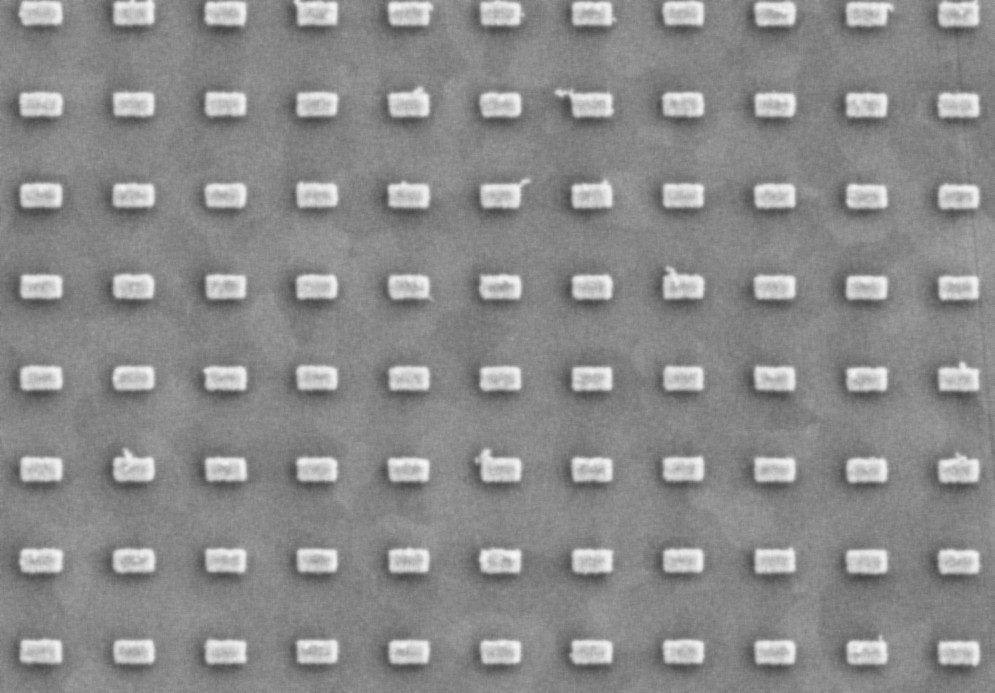
#> input picture 05_feld150_03_crop_sm2.jpg, 995 x 693 px
$ python rad_curvature_histogram_v2.py   (older library calls are emulated)
#> lines starting #> are read from the running program, lines starting #| are printed output that depends on the picture
# -*- coding: utf-8 -*-
"""
Modified on Mon Aug 03 2020

@author: Judit, Peter
"""
import matplotlib.image as mpimg
import numpy as np
import matplotlib.pyplot as plt
import scipy as sp

#import numpy.matlib as npml

#from skimage.draw import ellipse
#from skimage.measure import find_contours, approximate_polygon, subdivide_polygon
from skimage import measure
from skimage import feature
#from scipy.optimize import curve_fit

def eq_circle(x,R,x0,y0):
    N = np.shape(x)[0]
    out = (x[0:np.int(N/2)]-x0)**2 + (x[np.int(N/2):N]-y0)**2 - R**2
    return np.concatenate((out,np.zeros(np.shape(out))))

def eq_circle_plus(x,R,x0,y0):
    return np.sqrt(R**2 - (x-x0)**2) + y0

def eq_circle_minus(x,R,x0,y0):
    return -np.sqrt(R**2 - (x-x0)**2) + y0
#from skimage.feature import corner_harris, corner_subpix, corner_peaks

def fit_circle_to_points2(x_in, y_in):
    N_fit = len(x_in)
    B0 = (y_in[1] - y_in[0])/(x_in[1] - x_in[0]);
    A0 = y_in[0] - B0 * x_in[0];
    B1 = (y_in[N_fit-1] - y_in[N_fit-2])/(x_in[N_fit-1] - x_in[N_fit-2]);
    A1 = y_in[N_fit-1] - B1 * x_in[N_fit-1];
    x0_guess = (A1-A0)/(B0-B1);
    y0_guess = A0 + B0 * x0_guess;
    R_guess = np.sqrt((x_in[0]-x0_guess)**2 + (y_in[0]-y0_guess)**2)
    data_fit = np.hstack((x_in,y_in))
    par_out = sp.optimize.curve_fit(eq_circle,data_fit,np.zeros(np.shape(data_fit)),p0=(R_guess,x0_guess,y0_guess))
    return par_out

# Construct some test data
#x, y = np.ogrid[-np.pi:np.pi:100j, -np.pi:np.pi:100j]
#r = np.sin(np.exp((np.sin(x)**3 + np.cos(y)**2)))
plt.close('all')
img=mpimg.imread('05_feld150_03_crop_sm2.jpg');
#> img is the input picture: shape (693, 995); min 68, max 246, mean 138.8

#img=mpimg.imread('02_feld120_04mod_csakteglalap_smooth.jpg')

# print np.shape(img);
edges2 = feature.canny(img, sigma=2) # image with detected edges
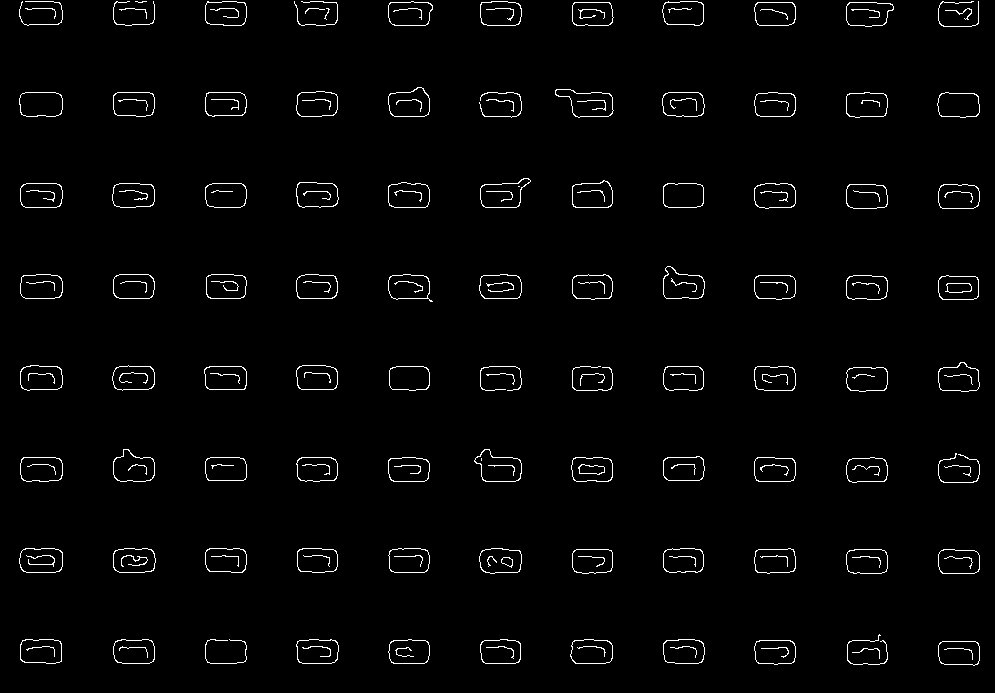
#> edges2: shape (693, 995) bool; 2.1% white in thin lines or dots
fig, ax2 = plt.subplots();
ax2.imshow(edges2,cmap = plt.cm.gray);

# [7 lines of commented-out code are left out]
contours = measure.find_contours(img, 160, fully_connected='high');
#> contours = 117 point arrays, longest 187 points
contours2 = measure.find_contours(img, 160, fully_connected='high');
#> contours2 = 117 point arrays, longest 187 points

# Display the image and plot all contours found
fig, (ax1) = plt.subplots(nrows=1, ncols=1, figsize=(7,14));
ax1.imshow(img, interpolation='nearest', cmap=plt.cm.gray);
for n in range(len(contours)-1):
    if np.shape(contours[n])[0]>100 and (np.max(contours[n][:,1])-np.min(contours[n][:, 1]))<45 and (np.max(contours[n][:, 0])-np.min(contours[n][:, 0]))<27:
        ax1.plot(contours[n][:,1], contours[n][:,0], '-r',linewidth=3);
#> this loop made 116 passes
ax1.axis('image')
plt.title('ez')
ax1.set_xticks([])
ax1.set_yticks([])
plt.show()
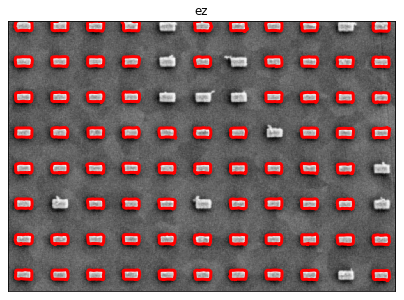
#> figure drawn by matplotlib, 1 panel

N_list = 4;
vy=np.array([[22, 30],[0,3],[7,20],[7,20]])
vx=np.array([[8, 37],[8,37],[0,5],[40,45]])
z=np.zeros((4,2))
zv=np.zeros((2,2))
xbase=np.linspace(0,160,160)
ybase=np.linspace(0,120,120)
yf=np.zeros((160,4))
xf=np.zeros((120,2))
#plt.show()
mets=np.zeros((4,2))
erint=np.zeros((8,4))
suly=6
lengsz=np.zeros((1))

pixelnm=200/54.0

szamres=0
for n in range(0,1):
    contour = contours[n];
    N_contour = np.shape(contour)[0];
    if np.shape(contour)[0]>100 and (np.max(contour[:, 1])-np.min(contour[:, 1]))<45 and (np.max(contour[:, 0])-np.min(contour[:, 0]))<27:
        new_s = contour.copy()
        new_s[:,0]=new_s[:,0]-np.min(new_s[:,0])
        new_s[:,1]=new_s[:,1]-np.min(new_s[:,1])
        plt.Figure, ax1 = plt.subplots(); ax1.plot(contour[:,1], contour[:,0], '-r',linewidth=3);
#        plt.plot(new_s[:, 1], new_s[:, 0],'-r',linewidth=3)
        path_length = np.zeros((N_contour,1))
        path_length[0] = 0;
        for ind1 in range(1,np.shape(contour)[0]):
            path_length[ind1] = path_length[ind1-1] + np.sqrt((contour[ind1,0]-contour[ind1-1,0])**2 + (contour[ind1,1]-contour[ind1-1,1])**2);
        dyds = np.gradient(contour[:,0], path_length[:,0]);
        dxds = np.gradient(contour[:,1], path_length[:,0]);
        ddydss = np.gradient(dyds, path_length[:,0]);
        ddxdss = np.gradient(dxds, path_length[:,0]);
        vec_mag = np.sqrt(ddxdss**2 + ddydss**2);
        mask_all = vec_mag>0.12;
#        mask_dy = np.logical_and(np.abs(dyds)>0.1,np.abs(dyds)<0.90)
#        mask_dx = np.logical_and(np.abs(dxds)>0.1,np.abs(dxds)<0.90)
#        mask_all = np.logical_and(mask_dx,mask_dy)
        mask_01 = mask_all*1;
        plt.Figure, ax2 = plt.subplots(); ax2.plot(dxds, '-k',linewidth=3), ax2.plot(dyds, '-r',linewidth=3), ax2.plot(mask_01, 'ob',linewidth=3)
        plt.Figure, ax3 = plt.subplots(); ax3.plot(ddxdss, '-k',linewidth=3), ax3.plot(ddydss, '-r',linewidth=3), ax3.plot(vec_mag,'og',linewidth=3), ax3.plot(mask_01, 'ob',linewidth=3)
        ax1.plot(contour[mask_all,1], contour[mask_all,0], 'ok',linewidth=3)

        temp = np.array([]);
        corner_list = []
        ind2 = 0;
        ind3 = 0;
        while ind2 < N_contour:
            if mask_all[ind2]:
                temp = np.append(temp,ind2);
                ind3 = ind3 + 1;
                if ind2 == N_contour-1 and len(temp) >= N_list:
                    corner_list.append([int(ind1) for ind1 in temp]);
            else:
                if len(temp) >= N_list:
                    corner_list.append([int(ind1) for ind1 in temp]);
                ind3 = 0;
                temp = np.array([]);
            ind2 = ind2 + 1;

        radii = [];
        for ind1 in range(len(corner_list)):
            x_fit = contour[corner_list[ind1],1]
            y_fit = contour[corner_list[ind1],0]
            par_out = fit_circle_to_points2(x_fit,y_fit)
# [8 lines of commented-out code are left out]
            radii.append(par_out[0])
#> (the run stopped early here; a loop or call above may not have finished)
